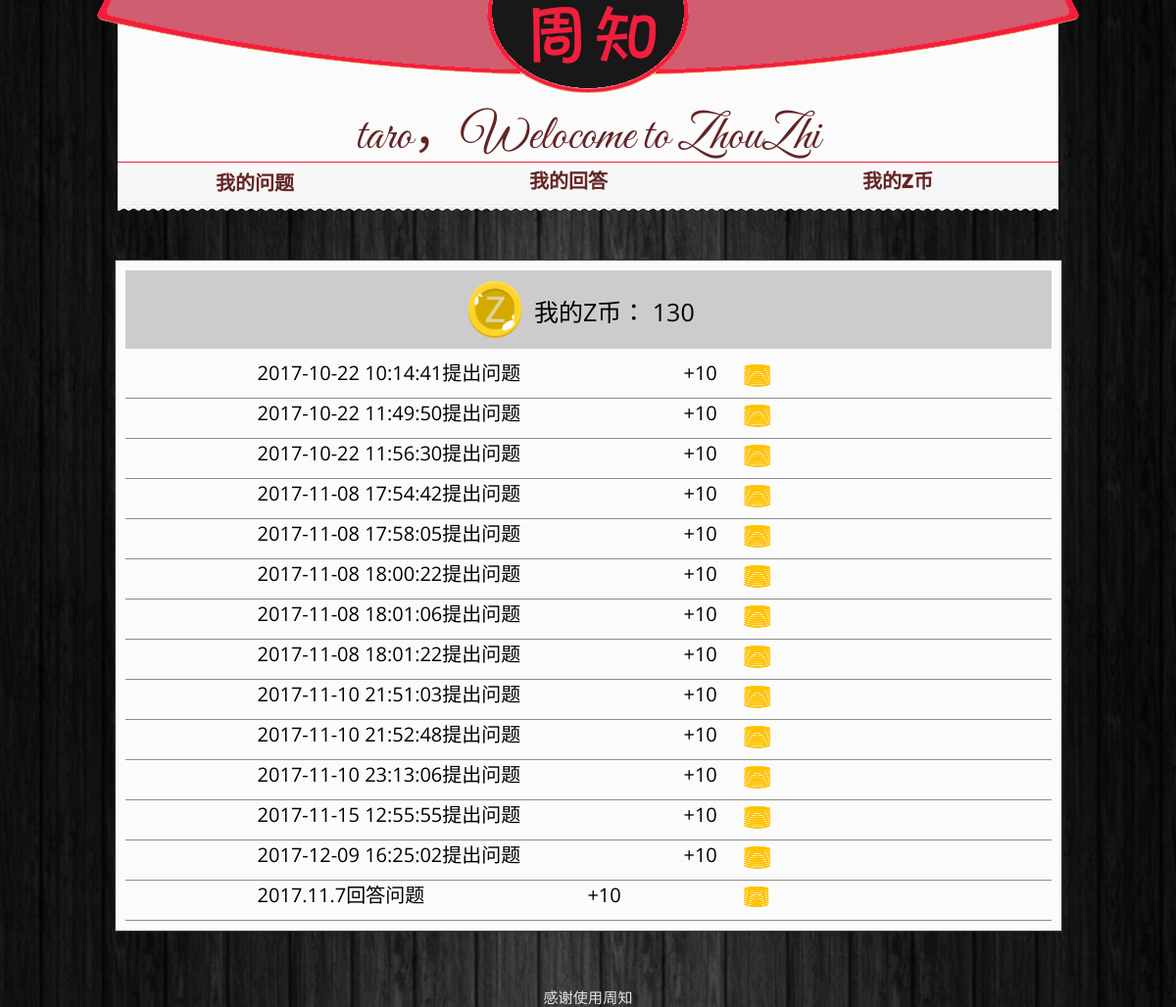
The app's page /persion_integral (signed in) with its own data.
### zhou/models.py (models this page shows, shortened)
class Question(models.Model):
    qustion_user = models.ForeignKey(User)
    content = models.TextField(null=False)
    time = models.CharField(max_length=30)

### zhou/views.py (the view)
# urls.py: url(r'^persion_integral', views.persion_integral),
@login_required
def persion_integral(request):
    context = {}
    context['name'] = request.session['name']
    user = User.objects.get(username=context['name'])
    user_id=user.id
    userinfo = user.info
    user_integral = userinfo.all().values_list('user_integral')
    context['integral'] = user_integral
    questions = Question.objects.filter(qustion_user_id=user_id)
    questions_time=[]
    for question in questions:
        questions_time.append(question.time)
    context['questions']=questions_time
    return render(request, 'persion_integral.html', context)

### templates/persion_integral.html (shortened to what this page needs)
{% extends 'persion_base.html' %}
{% block root %}
<div id="myq">
    <div id="all">
        <div id="ih">
        <img src="/static/dlzc/images/jb.png" style="width: 60px;height: 60px">
        <h3>我的Z币：{% for list in integral %} {% for l in list  %}{{ l }}{% endfor %}{% endfor %}</h3>
        </div>
    </div>
 {% for question_time in questions %}
    <div class="jifen">
        <h2>&nbsp;&nbsp;&nbsp;&nbsp;&nbsp;&nbsp;&nbsp;&nbsp;&nbsp;&nbsp;&nbsp;&nbsp;
            {{ question_time }}提出问题  &nbsp;&nbsp;&nbsp;&nbsp;&nbsp;&nbsp;&nbsp;&nbsp;&nbsp;&nbsp;&nbsp;&nbsp;
            &nbsp;&nbsp;&nbsp;&nbsp;&nbsp;&nbsp;&nbsp;&nbsp;&nbsp;&nbsp;&nbsp;&nbsp;&nbsp;&nbsp;
            &nbsp;&nbsp;&nbsp;+10</h2>
        <img src="/static/dlzc/images/jjj.png" style="width: 30px;height: 30px">
    </div>
{% endfor %}
    <div class="jifen">
        <h2>&nbsp;&nbsp;&nbsp;&nbsp;&nbsp;&nbsp;&nbsp;&nbsp;&nbsp;&nbsp;&nbsp;&nbsp;
            &nbsp;&nbsp;&nbsp;&nbsp;&nbsp;&nbsp;&nbsp;&nbsp;&nbsp;&nbsp;&nbsp;&nbsp;
            2017.11.7回答问题  &nbsp;&nbsp;&nbsp;&nbsp;&nbsp;&nbsp;&nbsp;&nbsp;&nbsp;&nbsp;&nbsp;&nbsp;
            &nbsp;&nbsp;&nbsp;&nbsp;&nbsp;&nbsp;&nbsp;&nbsp;&nbsp;&nbsp;&nbsp;&nbsp;&nbsp;&nbsp;
            &nbsp;&nbsp;&nbsp;+10</h2>
        <img src="/static/dlzc/images/jjj.png" style="width: 28px;height: 28px">
    </div>
</div>
{% endblock %}

### templates/persion_base.html (shortened to what this page needs)
<!DOCTYPE html>
<html lang="en">
<head>
    <link rel="stylesheet" href="/static/dlzc/css/style.css" />
    <link rel="stylesheet" href="/static/dlzc/css/prettyPhoto.css" />
    <link rel="stylesheet" href="/static/dlzc/css/animate.min.css" />
    <link rel="stylesheet" href="/static/dlzc/css/bounceInDown.css" />
    <link rel="stylesheet" href="/static/dlzc/css/grzx.css" />
</head>
<body id="example-rand">
<div id="headerContainer">
    <div id="mainMenuBg">
        <img src="/static/dlzc/images/menubar.png" width="1002px" height="95px"
             style="position:absolute;left:50%;top:0;margin: 0 -501px;" usemap="#testmap">
    </div>
    <div id="QuotePagetitleBreadcrumbsWrapper">
        <div id="QuotePagetitleContainer">
            <p>{{ name }}，Welocome to ZhouZhi</p>
        </div>
        <div id="subtitleBreadcrumbsContainer">
            <div id="nav">
                <a href="/persion" id="nav1">我的问题</a>
                <a href="/perion_anwser" id="nav2">我的回答</a>
                <a href="/persion_integral" id="nav3">我的Z币</a>
            </div>
            <div id="subtitleBreadcrumbsWrapper">
            </div>
        </div>
    </div>
</div>
{% block root %}
{% endblock %}
<br><br><br>
<p id="p1">感谢使用周知</p>
</body>
</html>

### zhou/static/dlzc/css/style.css (style rules this page uses)
html, body, div, span, applet, object, iframe, h1, h2, h3, h4, h5, h6, p, blockquote, pre, a, abbr, acronym, address, big, cite, code, del, dfn, em, img, ins, kbd, q, s, samp, small, strike, strong, sub, sup, tt, var, b, u, i, center, dl, dt, dd, ol, ul, li, fieldset, form, label, legend, table, caption, tbody, tfoot, thead, tr, th, td, article, aside, canvas, details, embed, figure, figcaption, footer, header, hgroup, menu, nav, output, ruby, section, summary, time, mark, audio, video { margin: 0; padding: 0; border: 0; font-size: 100%; font: inherit; vertical-align: baseline; }
body { line-height: 1; }
a { text-decoration: none; }
body { background: url(../images/back.jpg) no-repeat; background-position: top center; background-size: 100%; font-family: 'Open Sans', sans-serif; font-weight: 300; }
h2 { font-size: 20px; color: #da4135; font-weight: 400; margin-bottom: 10px; }
h3 { font-size: 17px; color: #da4135; font-weight: 400; margin-bottom: 10px; }
p { color: #903737; font-size: 12px; line-height: 18px; font-weight: 500; letter-spacing: 0.2px; }
a { color: #da4135; font-size:13px }
#headerContainer { position: relative; z-index: 50; height: 215px; margin-bottom:50px; }
#QuotePagetitleBreadcrumbsWrapper { width: 960px; margin: 0 auto; position:relative; z-index:-10; top:-100px; }
#QuotePagetitleContainer { min-height: 150px; display:block; }
#QuotePagetitleContainer p { font-family: 'Great Vibes', cursive; font-size: 50px; color: #f21e3e; text-align: center; padding-top:120px; line-height: 1; letter-spacing: 0; font-weight: 300; }
#subtitleBreadcrumbsContainer { background: url(../images/pageTitleQuoteContainerBottomBar.png) repeat-x; height:51px; background-position: bottom; }
#subtitleBreadcrumbsWrapper { width: 490px; margin: 0 auto; padding-top: 9px; }

### zhou/static/dlzc/css/bounceInDown.css (style rules this page uses)
.bounceInDown { -webkit-animation-name: bounceInDown; -moz-animation-name: bounceInDown; -o-animation-name: bounceInDown; animation-name: bounceInDown; }

### zhou/static/dlzc/css/grzx.css (style rules this page uses)
body,div,img,p,ul,li,dl,dt,dd,h1,h2,h3,h4,h5,h6 { margin: 0;padding: 0; }
input,img,button { border:0; outline: none; margin: 0; padding: 0; }
fieldset, img, input,button { border: none; padding: 0; margin: 0; outline-style: none; }
img { border:0; vertical-align: middle; }
a { color: #000;text-decoration: none;font-size: 15px }
body { background: url(../images/back.jpg) repeat; background-position: top center; background-size: 100%; font-family: 'Open Sans', sans-serif; font-weight: 300; }
#mainMenuBg { background: url(../images/menubar.png) no-repeat; width: 1002px; height: 95px; margin: 0 auto; color:#000; }
#headerContainer { position: relative; z-index: 50; height: 215px; margin-bottom:50px; }
#QuotePagetitleBreadcrumbsWrapper { width: 960px; margin: 0 auto; position:relative; z-index:-10; top:-100px; }
#QuotePagetitleContainer { background: #fbfbfb; min-height: 150px; display:block; }
#QuotePagetitleContainer p { font-family: 'Great Vibes', cursive; font-size: 50px; color: #642424; text-align: center; padding-top:120px; line-height: 1; letter-spacing: 0; font-weight: 300; }
#subtitleBreadcrumbsContainer { background: url(../images/pageTitleQuoteContainerBottomBar.png) repeat-x; height:51px; background-position: bottom; position: relative; }
.animated { animation-duration: 1s; animation-fill-mode: both; }
#nav { width: 960px; height: 20px; border-top: 1px solid #f21e3e; }
#nav1 { position: absolute; top: 5px; left: 100px; margin-top: 2px; line-height: 30px; text-align: center; display: block; }
#nav2 { position: absolute; top: 5px; left: 420px; line-height: 30px; text-align: center; display: block; }
#nav3 { position: absolute; top: 5px; left: 760px; line-height: 30px; text-align: center; display: block; }
#nav a { font-size: 20px; color: #642424; font-weight: 800; }
#myq { margin:5px auto 10px; width: 945px; background-color: #fbfbfb; padding: 10px; border: 1px solid #3c3c3c; }
#all { padding: 10px 0 10px 0; height: 60px; margin: 0 auto; background-color: #cccccc; margin-bottom: 10px; }
#ih { height: 60px; width: 250px; margin: 0 auto; position: relative; }
#all h3 { position: absolute; top: 20px; left: 70px; font-size: 25px; color: #000; }
.jifen { height: 35px; position: relative; border-bottom: 1px solid #8c8c8c; padding-top: 5px; }
.jifen h2 { color: #000; }
.jifen img { position: absolute; top:2px; left: 630px; }
#p1 { text-align: center; color: #e5e5e5; font-size: 15px; }

### records on screen
Question: questions "2017-10-22 10:14:41"
Question: questions "2017-10-22 11:49:50"
Question: questions "2017-10-22 11:56:30"
Question: questions "2017-11-08 17:54:42"
Question: questions "2017-11-08 17:58:05"
Question: questions "2017-11-08 18:00:22"
Question: questions "2017-11-08 18:01:06"
Question: questions "2017-11-08 18:01:22"
Question: questions "2017-11-10 21:51:03"
Question: questions "2017-11-10 21:52:48"
Question: questions "2017-11-10 23:13:06"
Question: questions "2017-11-15 12:55:55"
Question: questions "2017-12-09 16:25:02"

### other values on screen
{{ name }} "taro"
{{ l }} "130"
